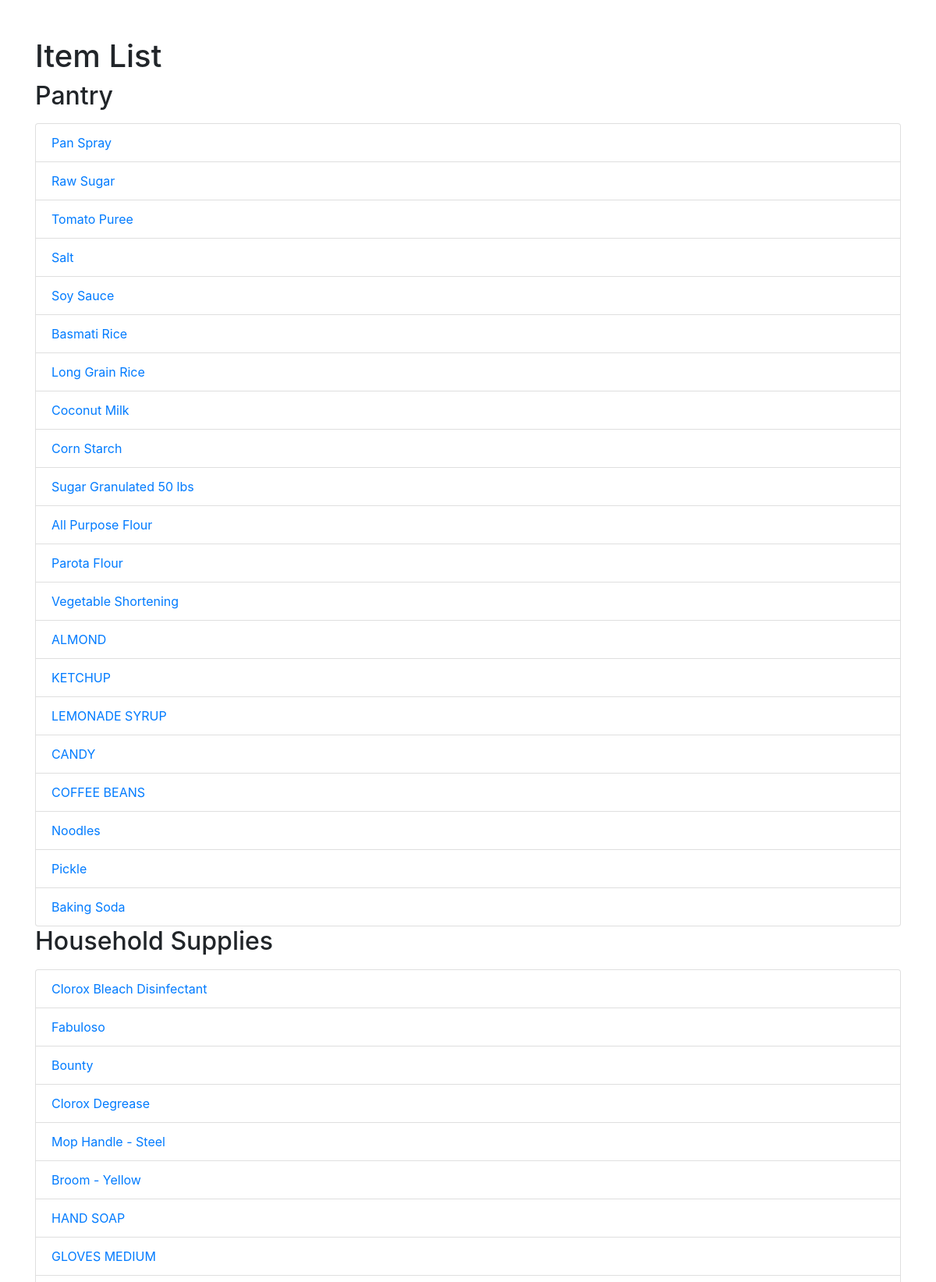
The page / (upper part) on the database its author committed.
### tables this page shows
CREATE TABLE "Items" (
	"ItemId"	INTEGER,
	"ItemCode"	TEXT,
	"ItemName"	TEXT,
	"ItemDescription"	TEXT,
	"ImageURL"	TEXT,
	"CategoryID"	INTEGER,
	"StoreID"	INTEGER,
	PRIMARY KEY("ItemId" AUTOINCREMENT),
	FOREIGN KEY("CategoryID") REFERENCES "ItemCategory"("CategoryID"),
	FOREIGN KEY("StoreID") REFERENCES "Stores"("StoreID")
);

CREATE TABLE "ItemCategory" (
	"CategoryID"	INTEGER,
	"CategoryName"	TEXT,
	PRIMARY KEY("CategoryID" AUTOINCREMENT)
);

### app.py (the view)
@app.route('/')
def index():
    items = fetch_items_from_db()  # Fetch items from SQLite database
    return render_template('index.html', items=items)

### app.py (called while the page is built)
def fetch_items_from_db():
    items_by_category = {}
    with sqlite3.connect(DATABASE) as conn:
        cursor = conn.cursor()
        cursor.execute("""
            SELECT Items.ItemId, Items.ItemDescription, ItemCategory.CategoryName
            FROM Items
            JOIN ItemCategory ON Items.CategoryID = ItemCategory.CategoryID
        """)
        for row in cursor:
            item = {'id': row[0], 'name': row[1], 'category': row[2]}
            category = row[2]
            if category not in items_by_category:
                items_by_category[category] = []
            items_by_category[category].append(item)
    return items_by_category

### templates/index.html (shortened to what this page needs)
<!DOCTYPE html>
<html lang="en">
<head>
    <link rel="stylesheet" href="https://maxcdn.bootstrapcdn.com/bootstrap/4.5.2/css/bootstrap.min.css">
</head>
<body class="container">
    <h1 class="mt-5">Item List</h1>
    {% for category, items_list in items.items() %}
        <h2>{{ category }}</h2>
        <ul class="list-group mt-3">
            {% for item in items_list %}
                <li class="list-group-item">
                    <a href="{{ url_for('item_detail', item_id=item.id) }}">{{ item.name }}</a>
                </li>
            {% endfor %}
        </ul>
    {% endfor %}
</body>
</html>

### rows shown on the page
Items: CategoryName "Pantry", name "Pan Spray"
Items: name "Raw Sugar"
Items: name "Tomato Puree"
Items: name "Salt"
Items: name "Soy Sauce"
Items: name "Basmati Rice"
Items: name "Long Grain Rice"
Items: name "Coconut Milk"
Items: name "Corn Starch"
Items: name "Sugar Granulated 50 lbs"
Items: name "All Purpose Flour"
Items: name "Parota Flour"
Items: name "Vegetable Shortening"
Items: name "ALMOND"
Items: name "KETCHUP"
Items: name "LEMONADE SYRUP"
Items: name "CANDY"
Items: name "COFFEE BEANS"
Items: name "Noodles"
Items: name "Pickle"
Items: name "Baking Soda"
Items: CategoryName "Household Supplies", name "Clorox Bleach Disinfectant"
Items: name "Fabuloso"
Items: name "Bounty"
Items: name "Clorox Degrease"
Items: name "Mop Handle - Steel"
Items: name "Broom - Yellow"
Items: name "HAND SOAP"
Items: name "GLOVES MEDIUM"
